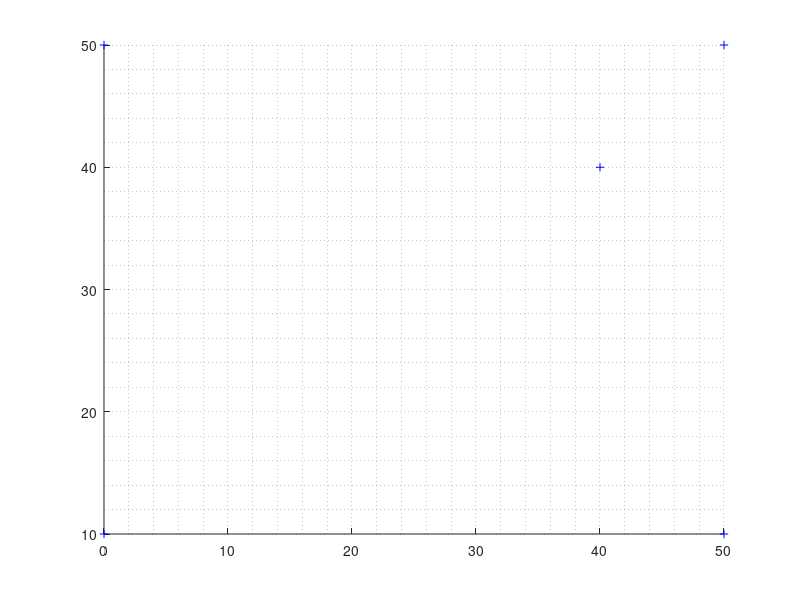

MATLAB code for this plot: (Note: this script raises an error after producing the figure.)
%% Extended kalman filter
function gp_EKFSLAM_example

% Clear all
close all; clear all;

% Global variables (avoid extra copies)
global xVehicleTrue;
global LandFeatures;
global LaserSensorSettings;
global VisionSensorSettings; % for latter incorporation id possible
global xOdomLast;
global nSteps;
global UTrue;

% Setting of the sensors specs
LaserSensorSettings.Bearing =30; % Degrees
LaserSensorSettings.Range =50; % Meters
display(sprintf('=== Sensor Definitions ===  \n Max Range:  %d Meters\n Max Bearing: %d Degrees \n========================== \n',LaserSensorSettings.Range,LaserSensorSettings.Bearing));
display(' Paused!!! Press any Key!! ');
pause;


% Length of the experiment
nSteps =600; % change to extend the lentgh of the simulation

% Size Map
WorldSize =200;

% Number of landfeatures to add to map
nLandFeatures =5;

% Make some spare for then
LandFeatures = zeros(2,1,nLandFeatures);

% Lets put the beacons at desired positions ( need to match the number
% defined)!!!! if nor some of then cannot be scanned!!
LandFeatures(:,:,1)=[0 10]';
LandFeatures(:,:,2)=[0 50]';
LandFeatures(:,:,3)=[50 50]';
LandFeatures(:,:,4)=[50 10]';
LandFeatures(:,:,5)=[40 40]';

% Initial position of the vehicle
xVehicleTrue = [40 25 0]'; % start position (x, y, theta)

% Set the initial conditions of the filter
xEst =[xVehicleTrue]; % already an columm vector
PEst = diag([1 1 0.01]); % start with an medium covar ( Atention EKF need an good initialization)

% Make some space to save the Landmarks detected (arraylist (x,y)
MappedLandFeatures = NaN*zeros(nLandFeatures,2);


% Additive noise to be added at the observation
obsNoise = randn(2,1);

% Ok lets show where are our Landmarks located in the world
figure(1); hold on;
%grid off;
grid minor;
%axis equal;
plot(LandFeatures(1,:),LandFeatures(2,:),'b+');hold on;
set(gcf,'doublebuffer','on');
hLine = line([0,0],[0,0]);
set(hLine,'linestyle',':');
axis([-WorldSize/4 WorldSize/2 -WorldSize/4 WorldSize/2]);
xlabel(' Initial Conditions and beacons at blue +');
display(sprintf('\n\n\n Showing initial Location \n Press any key to procced\n'));
pause;

% Standart deviation errors added to control
UTrue = diag([0.01,0.01,1.5*pi/180]).^2;

% Standard deviation errors regarding observation
RTrue = diag([1.1,5*pi/180]).^2;


% Aditive factor for control estimation and noise
UEst = 2.0*UTrue;
REst = 2.0*RTrue;



% All Setup and ready to go
% Extract first odometry for predict
CtrlNoise = randn(3,1); % some random control noise to be added ( note change to gaussian)
xOdomLast = GetOdometry(CtrlNoise);

for k = 2:nSteps
    
    % get robot Control and simulate the movement
    CtrlNoise = randn(3,1); % some random control noise to be added
    SimulateMovement(CtrlNoise);
    
    xOdomNow = GetOdometry(CtrlNoise); % Get the odometry values c
    u = tcomp(tinv(xOdomLast),xOdomNow); % figure out control 
    xOdomLast = xOdomNow; % refhesh odometry vector
    
    % extract the two compoments of the estimation ( Vehicle and
    % landfeatures
    % get vehicle estimation
    xVehicle = xEst(1:3); % estimated only the part for the vehicle
    % get landferatures estimation
    xMap = xEst(4:end); % Landfeatures estimation are the rest ones
 
    
    %do prediction (the following is simply the result of multiplying 
    %out block form of jacobians)     
    xVehiclePred = tcomp(xVehicle,u); % estimation is regarding current and control vector
    % covariance for vehicle
    %J2 is just an simple rotation matrix over x
    % just need to change to the cnematic model and speeds
    
    % Change this!!!
    PPredvv = J1(xVehicle,u)* PEst(1:3,1:3) *J1(xVehicle,u)' + J2(xVehicle,u)* UEst * J2(xVehicle,u)';
    % vehicle/ landmarks,
    PPredvm = J1(xVehicle,u)*PEst(1:3,4:end);
    % For the rest just extract (landfeatures
    PPredmm = PEst(4:end,4:end);
    
    % agregates robot prediction and beacons
    xPred = [xVehiclePred;xMap];
%     % Compose the covariance matrix
%          Ppred = |Pvv Pvm
%                  |Pvm' Pmm
    PPred = [PPredvv PPredvm;
        PPredvm' PPredmm];
       

    % Get the observation (passing noise to be added and Noise true
    ObsNoise =randn(2,1);
    [z,iFeature] = GetObservation(ObsNoise,RTrue);
    
   
     if(~isempty(z)) % if i get an valid observation
        %have we seen this feature before?
        % need to change here ( see Validation gate White)
        if( ~isnan(MappedLandFeatures(iFeature,1)))
            
            %predict observation: find out where it is in state vector
            FeatureIndex = MappedLandFeatures(iFeature,1);
            % Extract feature values in state vector
            xFeature = xPred(FeatureIndex:FeatureIndex+1);
            
            % predict the observation
            zPred = DoObservationModel(xVehicle,xFeature);
            
            % get observation Jacobians
            [jHxv,jHxf] = GetObsJacs(xVehicle,xFeature);
            
            % fill in state jacobian
            jH = zeros(2,length(xEst));
            jH(:,FeatureIndex:FeatureIndex+1) = jHxf;
            jH(:,1:3) = jHxv;
            
            %do Kalman update:
            % check for inovation (here we can use the validation gate
            Innov = z-zPred;
            % angles have always to be checked only betwewn 0 an 2Pi
            Innov(2) = AngleWrapping(Innov(2));
            
            S = jH*PPred*jH'+REst;
            W = PPred*jH'*inv(S); 
            xEst = xPred+ W*Innov;
            
            PEst = PPred-W*S*W';
            
            %ensure P remains symmetric
            PEst = 0.5*(PEst+PEst');
        else
            % this is a new feature
            
            % extract length of the current tracking landmarks
            nStates = length(xEst); 
            
            % Compute the x,y position of the landmark x,y robot plus
            % Xxvehicle +distance*cos(angle + Xthvehicle)
            % Xyvehicle + distance* sin(angle + Xthvehicle)
            xFeature = xVehicle(1:2)+ [z(1)*cos(z(2)+xVehicle(3));z(1)*sin(z(2)+xVehicle(3))];
            xEst = [xEst;xFeature]; %add to state vector estimated
            % compute jacobians regaing feature and observation 
            [jGxv, jGz] = GetNewFeatureJacs(xVehicle,z); 
            
            % M=| 1 0 0  0 0
            %   | 0 1 0  0 0
            %   | 0 0 1  0 0
            %   -------------
            %   |
            
            M = [eye(nStates), zeros(nStates,2);% no use jacobian w.r.t vehicle
                jGxv zeros(2,nStates-3)  , jGz];
            
            PEst = M*blkdiag(PEst,REst)*M';
            
            %remember this feature as being mapped we store its ID and position in the state vector
            MappedLandFeatures(iFeature,:) = [length(xEst)-1, length(xEst)];
            
        end;
     else
        % notinng new found lets procced refreshing the values for next run
        xEst = xPred;
        PESt = PPred;
    end;
    
    
    % at all interactions
    
    % Plot the veicule shape LOL
        a = axis;
        clf;
        axis(a);hold on;
        grid minor
        n  = length(xEst); % get the total state and vector also
        % only the landmarks
        nF = (n-3)/2;
        
        % Draw vehicle and its eliipse only the 3 first are the vehicle
%         % state   P = |v v v|-----
%                       |v v v|-----
%                       |v v v|-----
%                       ------------
        DoVehicleGraphics(xEst(1:3),PEst(1:3,1:3),3,[0 1]);
        disp(xEst(1:3))
        disp(PEst(1:3,1:3))
        
        % if we get an valid observation plot is values
        if(~isnan(z))
            % Plot the line to beacon
            h = line([xEst(1),xFeature(1)],[xEst(2),xFeature(2)]);
            set(h,'linestyle',':');
            %make some visible information
            %legend( sprintf('Range: %3.2fm; Angle: %3.2f: °  ',z(1),(z(2)-pi/2)*180/pi));
            
        end;
        % For all plot the covariance elipse of each state fr the landmark
        for(i = 1:nF)
            iF = 3+2*i-1; 
            plot(xEst(iF),xEst(iF+1),'b*');
            PlotEllipse(xEst(iF:iF+1),PEst(iF:iF+1,iF:iF+1),3);
        end;        
        k      
        drawnow;  
end
end












